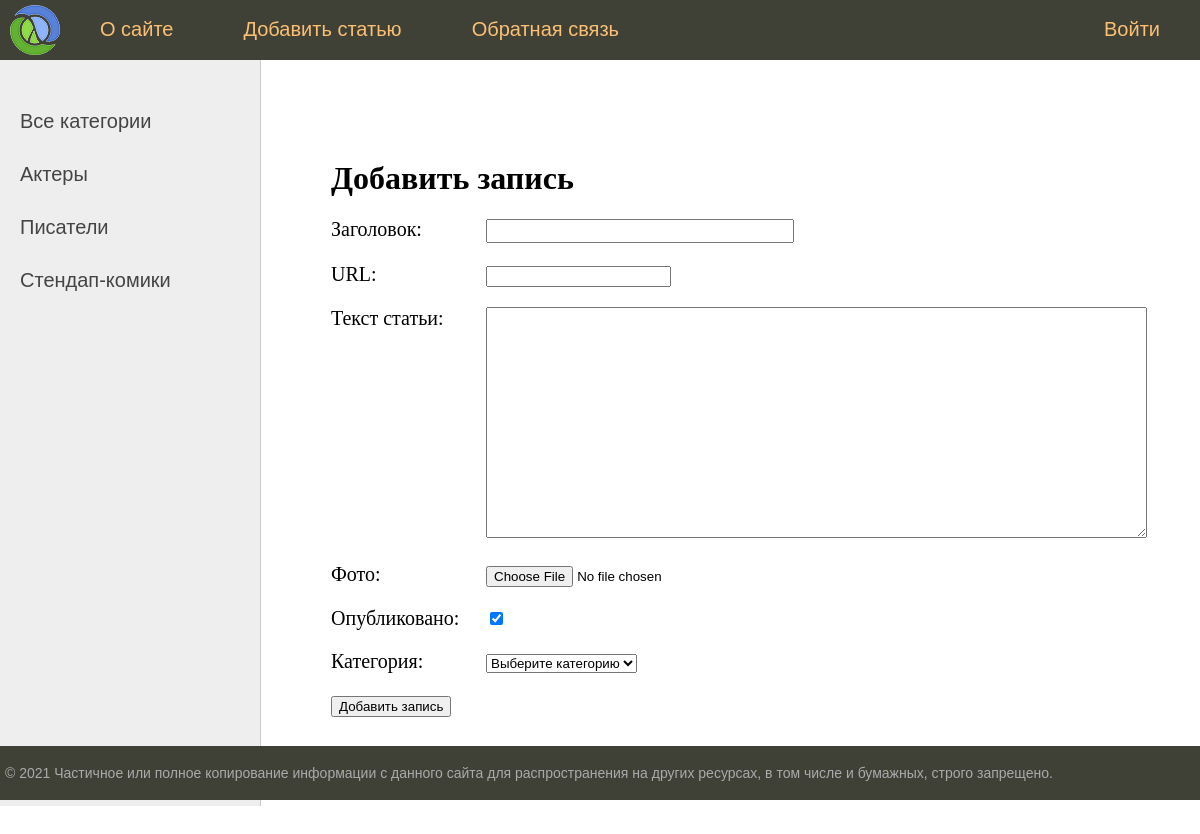
/add_page/, run on the app's committed database.
### stars/models.py (models this page shows)
class Category(models.Model):
    name = models.CharField(max_length=100, db_index=True, verbose_name='Название категории')
    slug = models.SlugField(max_length=255, unique=True, db_index=True, verbose_name='CAT_URL')
    def __str__(self):
        return self.name
    def get_absolute_url(self):
        return reverse('category', kwargs={'cat_id': self.pk})
    class Meta:
        verbose_name_plural = "Категории"
        verbose_name = "Категория"
        ordering = ['id']

### stars/views.py (the view)
# urls.py: path('add_page/', add_page, name='add_page'),
def add_page(request):
    if request.method == 'POST':
        form = AddPostForm(request.POST, request.FILES)
        if form.is_valid():
            form.save()
            return redirect('home')
    else:
        form = AddPostForm()
    return render(request, 'stars/add_page.html', {'form': form, 'menu': menu, 'title': 'Добавить запись'})

### stars/forms.py (shortened to what this page needs)
class AddPostForm(forms.ModelForm):
    def __init__(self, *args, **kwargs):
        super().__init__(*args, **kwargs)
        self.fields['cat'].empty_label = 'Выберите категорию'
    class Meta:
        model = Celebrities
        fields = ['title', 'slug', 'text', 'photo', 'is_published', 'cat']
        widgets = {
            'title': forms.TextInput(attrs={'class': 'form-input'}),
            'text': forms.Textarea(attrs={'cols': 80, 'rows': 15}),
        }

### stars/templatetags/stars_tags.py (called while the page is built)
@register.simple_tag()
def get_categories():
    return Category.objects.all()

### stars/templates/stars/add_page.html (shortened to what this page needs)
{% extends 'stars/base.html' %}
{% block content %}
    <h1>{{ title }}</h1>
    <form action="{% url 'add_page' %}" method="POST" enctype="multipart/form-data">
        {% for f in form %}
            <p><label class="form-label" for="{{ f.id_for_label }}">{{ f.label }}: </label> {{ f }}</p>
        {% endfor %}
        <button type="submit">Добавить запись</button>
    </form>
{% endblock %}

### stars/templates/stars/base.html (shortened to what this page needs)
{% load static %}
{% load stars_tags %}
<!DOCTYPE html>
<html lang="RU">
<head>
    <link type="text/css" href="{% static 'stars/css/styles.css' %}" rel="stylesheet"/>
</head>
<body>
<table class="table-page" border=0 cellpadding="0" cellspacing="0">
    <tr>
        <td valign=top>
            {% block mainmenu %}
                <div class="header">
                    <ul id="mainmenu" class="mainmenu">
                        <li class="logo"><a href="{% url 'home' %}">
                            <div class="logo"></div>
                        </a></li>
                        {% for m in menu %}
                            {% if not forloop.last %}
                                <li><a href="{% url m.url_name %}">{{ m.title }}</a></li>
                            {% else %}
                                <li class="last"><a href="{% url m.url_name %}">{{ m.title }}</a></li>
                            {% endif %}
                        {% endfor %}
                    </ul>
                </div>
            {% endblock mainmenu %}
            <table class="table-content" border=0 cellpadding="0" cellspacing="0">
                <tr>
                    <td valign="top" class="left-chapters">
                        <ul id="leftchapters">
                            {% if cat_selected == 0 %}
                                <li class="selected">Все категории</li>
                            {% else %}
                                <li><a href="{% url 'home' %}">Все категории</a></li>
                            {% endif %}
                            {% get_categories as categories %}
                            {% for c in categories %}
                                {% if c.pk == cat_selected %}
                                    <li class="selected">{{ c.name }}</li>
                                {% else %}
                                    <li><a href="{{ c.get_absolute_url }}">{{ c.name }}</a></li>
                                {% endif %}
                            {% endfor %}
                        </ul>
                    </td>
                    <td valign="top" class="content">
                        <div class="content-text">
                            {% block content %}
                            {% endblock %}
                        </div>
                    </td>
                </tr>
            </table>
        </td>
    </tr>
    <tr>
        <td valign=top>
            <div id="footer">
                <p>&copy; 2021 Частичное или полное копирование информации с данного сайта для распространения на других
                    ресурсах, в том числе и бумажных, строго запрещено.</p>
            </div>
        </td>
    </tr>
</table>
</body>
</html>

### stars/static/stars/css/styles.css (style rules this page uses)
html, body { font-family: 'Arial'; margin: 0; padding: 0; height: 100%; width: 100%; color: #444; }
a { color: #0059b2; text-decoration: none; }
.table-page { width: 100%; height: 100%; vertical-align: top; }
.table-page tr { height: 100%; }
.header { background: #3F4137; height: 60px; }
.logo { background: url('../images/logo.png') no-repeat 10px 5px; width: 70px; height: 60px; }
ul.mainmenu { list-style: none; margin: 0; padding: 0; height: 60px; color: #fdc073; font-size: 20px; overflow: hidden; }
ul.mainmenu li { float: left; margin: 18px 40px 0 30px; }
ul.mainmenu li.logo { margin: 0; }
ul.mainmenu li.last { float: right; }
ul.mainmenu li a { color: #fdc073; text-decoration: none; }
.table-content { width: 100%; min-height: 100%; height: 100%; }
.left-chapters { margin: 0; background: #eee; border-right: 1px solid #ccc; min-height: 100%; }
.left-chapters ul { width: 230px; min-height: 100%; margin: 0; padding: 20px 10px 10px 20px; list-style: none; font-size: 20px; }
.left-chapters ul li { margin: 30px 0 0 0; color: #999; }
.left-chapters ul li a { color: #444; text-decoration: none; }
.content { padding: 40px 20px 20px 40px; width: 100%; box-sizing: border-box; }
.content-text { margin: 60px 0 0 30px; color: #000; font-size: 20px; font-family: Yandex Sans Display Light; }
.content-text h1 { font-size: 32px; }
#footer { box-sizing: border-box; background: #3F4137; padding: 5px; color: #aaa; font-size: 14px; font-family: Verdana, Geneva, Arial, Helvetica; text-align: left; overflow: hidden; }
.form-input { width: 300px; font-size: 16px; }
.form-label { display: inline-block; min-width: 150px; vertical-align: top; }

### data on the page
Category: name "Актеры"
Category: name "Писатели"
Category: name "Стендап-комики"

### other printed values
{{ m.title }} "О сайте" "Добавить статью" "Обратная связь"
{{ m.title }} "Войти"
{{ title }} "Добавить запись"
{{ f.label }} "Заголовок" "URL" "Текст статьи" "Фото" "Опубликовано" "Категория"
